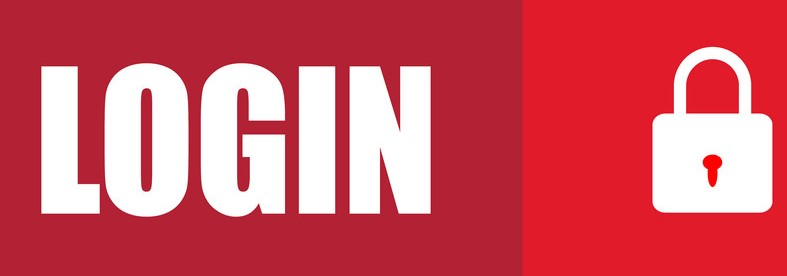
#> input picture src/Components/Assets/Log.jpg, 787 x 276 px; its folder holds only this picture in this run
$ python ChangeToGray.py
#> lines starting #> are read from the running program, lines starting #| are printed output that depends on the picture
import cv2
import os
files = os.listdir()[1:]
img = cv2.imread(files[0],0)
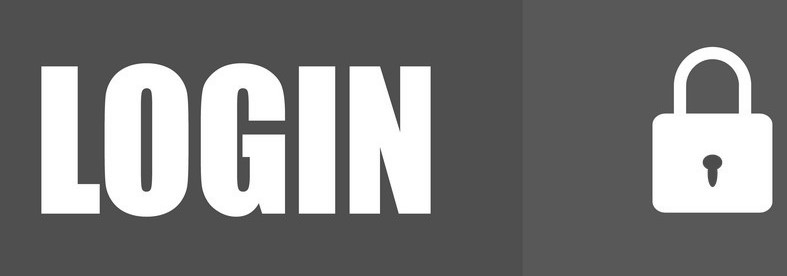
#> img: shape (276, 787); min 52, max 255, mean 126.5
cv2.imwrite("Gray_"+files[0],img)

$ run again, on src/Components/Assets/email.png
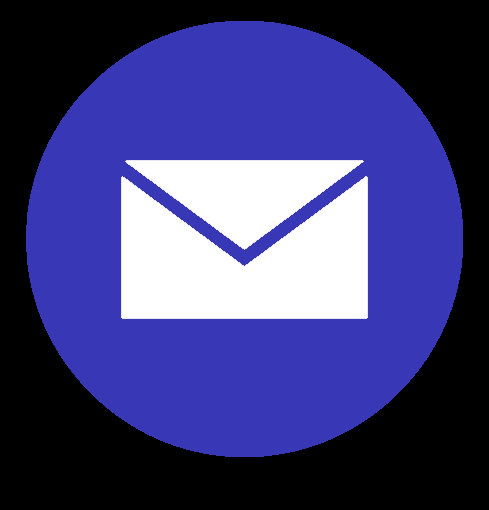
#> input picture src/Components/Assets/email.png, 489 x 510 px
#> `img = cv2.imread(files[0],0)`:
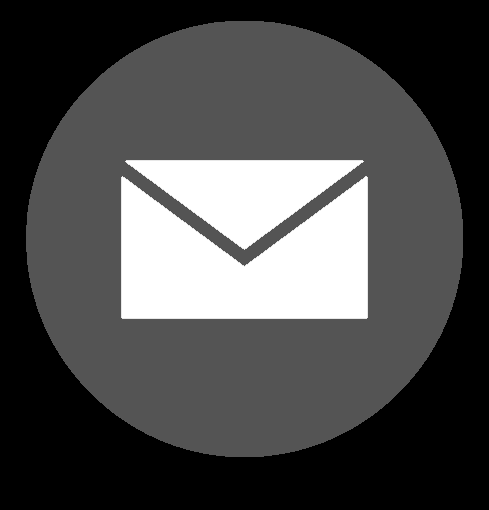
#> img: shape (510, 489); min 0, max 255, mean 74.6

$ run again, on src/Components/Assets/Signup.jpg
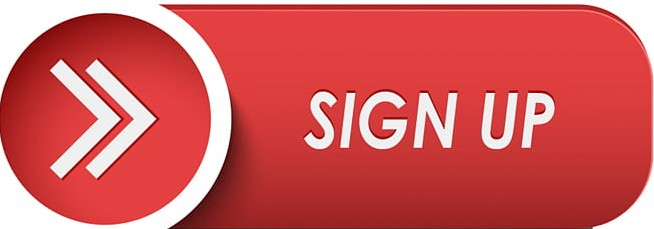
#> input picture src/Components/Assets/Signup.jpg, 654 x 229 px
#> `img = cv2.imread(files[0],0)`:
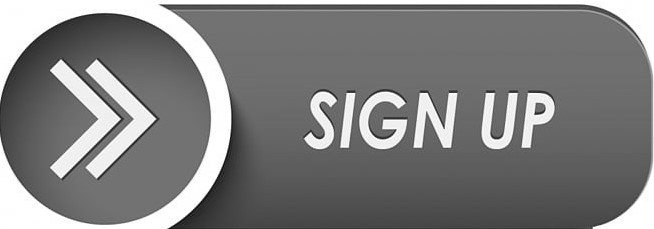
#> img: shape (229, 654); min 7, max 255, mean 126.3
